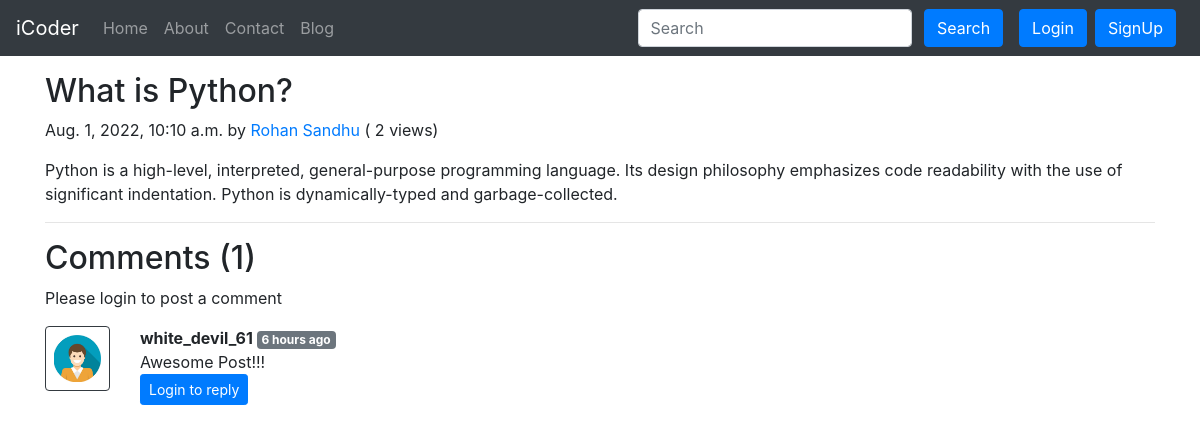
Page /blog/python on the committed database.
### blog/models.py (models this page shows, shortened)
class Post(models.Model):
    sno=models.AutoField(primary_key=True)
    title=models.CharField(max_length=255)
    author=models.CharField(max_length=14)
    slug1=models.CharField(max_length=130)
    views= models.IntegerField(default=0)
    timeStamp=models.DateTimeField(blank=True)
    content=models.TextField()

class BlogComment(models.Model):
    sno= models.AutoField(primary_key=True)
    comment=models.TextField()
    user=models.ForeignKey(User, on_delete=models.CASCADE)
    post=models.ForeignKey(Post, on_delete=models.CASCADE)
    parent=models.ForeignKey('self',on_delete=models.CASCADE, null=True )
    timestamp=models.DateTimeField(default=now)

### blog/views.py (the view)
# urls.py: path('<str:slug>', views.blogPost, name="blogPost"),
def blogPost(request, slug):
    post=Post.objects.filter(slug1=slug).first()
    post.views= post.views +1
    post.save()
    comments= BlogComment.objects.filter(post=post, parent=None)
    replies= BlogComment.objects.filter(post=post).exclude(parent=None)
    replyDict={}
    for reply in replies:
        if reply.parent.sno not in replyDict.keys():
            replyDict[reply.parent.sno]=[reply]
        else:
            replyDict[reply.parent.sno].append(reply)
    context={'post':post, 'comments': comments, 'user': request.user, 'replyDict': replyDict}
    return render(request, "blog/blogPost.html", context)

### blog/templatetags/extras.py (called while the page is built)
@register.filter(name='get_val')
def get_val(dict, key):
    return dict.get(key)

### templates/blog/blogpost.html (shortened to what this page needs)
{% extends 'base.html' %}
{% block body %}
{% load humanize %}
{% load extras %}
<div class="container my-3">
    <h2 class="blog-post-title">{{post.title}}</h2>
    <p class="blog-post-meta">{{post.timeStamp}} by <a href="/about">{{post.author}}</a> (<span > {{post.views}} views</span>)</p>
    <p>{{post.content|safe}}</p>
    <hr>
</div>
<div class="container">
    <h2> Comments ({{comments.count}}) </h2>
    <div class="my-2">
        {% if user.is_authenticated %}
        <form action="/blog/postComment" method="post">
            {% csrf_token %}
            <div class="form-group">
                <label for="exampleInputEmail1">Post Comment </label>
                <input type="text" class="form-control" name="comment" placeholder="Enter comment here">
            </div>
            <input type="hidden" name="postSno" value="{{post.sno}}">
            <input type="hidden" name="parentSno" value="">
            <button type="submit" class="btn btn-primary">Submit</button>
        </form>
        {% else %}
        Please login to post a comment
        {% endif %}
    </div>
    {% for comment in comments %}
    <div class="row my-3">
        <div class="col-md-1  ">
            <img class="rounded mx-auto d-block w-100 border border-dark p-2" src="/static/img/user.png" alt="user">
        </div>
        <div class="col-md-11 ">
            <b> {{comment.user.username}} </b> <span class="badge badge-secondary ">{{comment.timestamp| naturaltime}}</span>
            <div>{{comment.comment}}</div>
            <div class="reply mx-0">
                {% if user.is_authenticated %}
                <button class="btn btn-sm btn-primary" type="button" data-toggle="collapse" data-target="#replyBox{{comment.sno}}" aria-expanded="false" aria-controls="replyBox{{comment.sno}}">
                    Reply
                </button>
                <div class="collapse" id="replyBox{{comment.sno}}">
                    <div class="card card-body my-2">
                        <form action="/blog/postComment" method="post">
                            {% csrf_token %}
                            <div class="form-group">
                                <label for="comment">Post a reply </label>
                                <input type="text" class="form-control" name="comment" placeholder="Enter comment here">
                                <input type="hidden" name="parentSno" value="{{comment.sno}}">
                            </div>
                            <input type="hidden" name="postSno" value="{{post.sno}}">
                            <button type="submit" class="btn btn-primary">Submit</button>
                        </form>
                    </div>
                </div>
                {% else %}
                <button class="btn btn-sm btn-primary" type="button" data-toggle="collapse" data-target="#replyBox{{comment.sno}}" aria-expanded="false" aria-controls="replyBox{{comment.sno}}">
                    Login to reply
                </button>
                {% endif %}
            </div>
        </div>
    </div>
    {% endfor %}
</div>
{% endblock %}

### rows in the picture
Post: title "What is Python?", timeStamp "Aug. 1, 2022, 10:10 a.m.", author "Rohan Sandhu", views "2", content "Python is a high-level, interpreted, general-purpose programming language. Its design philosophy emphasizes code readability with the use of significant indentation. Python is dynamically-typed and garbage-collected."
BlogComment: user.username "white_devil_61", timestamp "6 hours ago", comment "Awesome Post!!!"

### other values in the picture
{{ comments.count }} "1"
